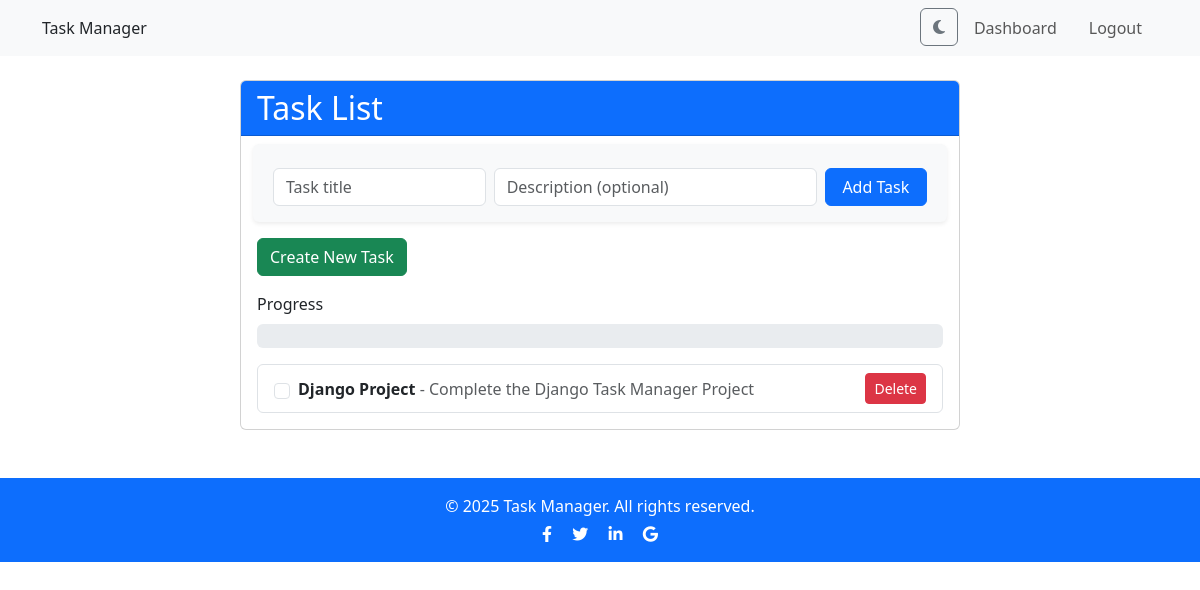
Page /tasks/ (signed in) on the committed database.
### tasks/models.py (models this page shows)
class Task(models.Model):
    user = models.ForeignKey(User, on_delete=models.CASCADE)
    title = models.CharField(max_length=20)
    description = models.TextField(blank=True)
    complete = models.BooleanField(default=False)
    created = models.DateTimeField(auto_now_add=True)
    updated = models.DateTimeField(auto_now=True)
    due_date = models.DateField(null=True, blank=True)

### tasks/views.py (the view, shortened to what this page needs)
# urls.py: path('tasks/', views.task_list, name='task-list'),
@login_required
def task_list(request):
    tasks = Task.objects.filter(user=request.user)
    total = tasks.count()
    completed = tasks.filter(complete=True).count()
    percent = int((completed / total) * 100) if total > 0 else 0
    return render(request, 'tasks/task_list.html', {
        'tasks': tasks,
        'total': total,
        'completed': completed,
        'percent': percent,
    })

### tasks/templates/tasks/task_list.html (shortened to what this page needs)
{% extends 'tasks/base.html' %}
{% block content %}
<div class="container mt-4">
  <div class="row justify-content-center">
    <div class="col-md-8">
      <div class="card">
        <div class="card-header bg-primary text-white">
          <h2 class="mb-0">Task List</h2>
        </div>
        <div class="card-body">
          <form method="post" action="{% url 'task-list' %}" class="row g-2 align-items-center mb-3 bg-light p-3 rounded shadow-sm">
            <div class="col-12 col-md-4">
              <input type="text" name="quick_title" class="form-control" placeholder="Task title" required>
            </div>
            <div class="col-12 col-md-6">
              <input type="text" name="quick_description" class="form-control" placeholder="Description (optional)">
            </div>
            <div class="col-12 col-md-2 d-grid">
              <button type="submit" name="quick_add" value="1" class="btn btn-primary">Add Task</button>
            </div>
          </form>
          <a href="{% url 'task-create' %}" class="btn btn-success mb-3">Create New Task</a>
          {% if total > 0 %}
            <div class="mb-3">
              <label class="form-label">Progress</label>
              <div class="progress" style="height: 24px;">
              </div>
            </div>
          {% endif %}
          <ul class="list-group">
            {% for task in tasks %}
              <li class="list-group-item d-flex justify-content-between align-items-center task-detail-item">
                <form method="post" action="{% url 'task-list' %}" class="d-flex align-items-center w-100">
                  <input type="checkbox" name="complete" value="1" onchange="this.form.submit()" {% if task.complete %}checked{% endif %} class="form-check-input me-2">
                  <div class="flex-grow-1">
                    <span class="fw-bold task-title">{{ task.title }}</span>
                    <span class="task-desc text-muted">- {{ task.description }}</span>
                  </div>
                  <a href="{% url 'delete-task' task.pk %}" class="btn btn-sm btn-danger ms-2">Delete</a>
                </form>
              </li>
            {% empty %}
              <li class="list-group-item">No tasks found.</li>
            {% endfor %}
          </ul>
        </div>
      </div>
    </div>
  </div>
</div>
{% endblock %}

### rows in the picture
Task: title "Django Project", description "Complete the Django Task Manager Project"
